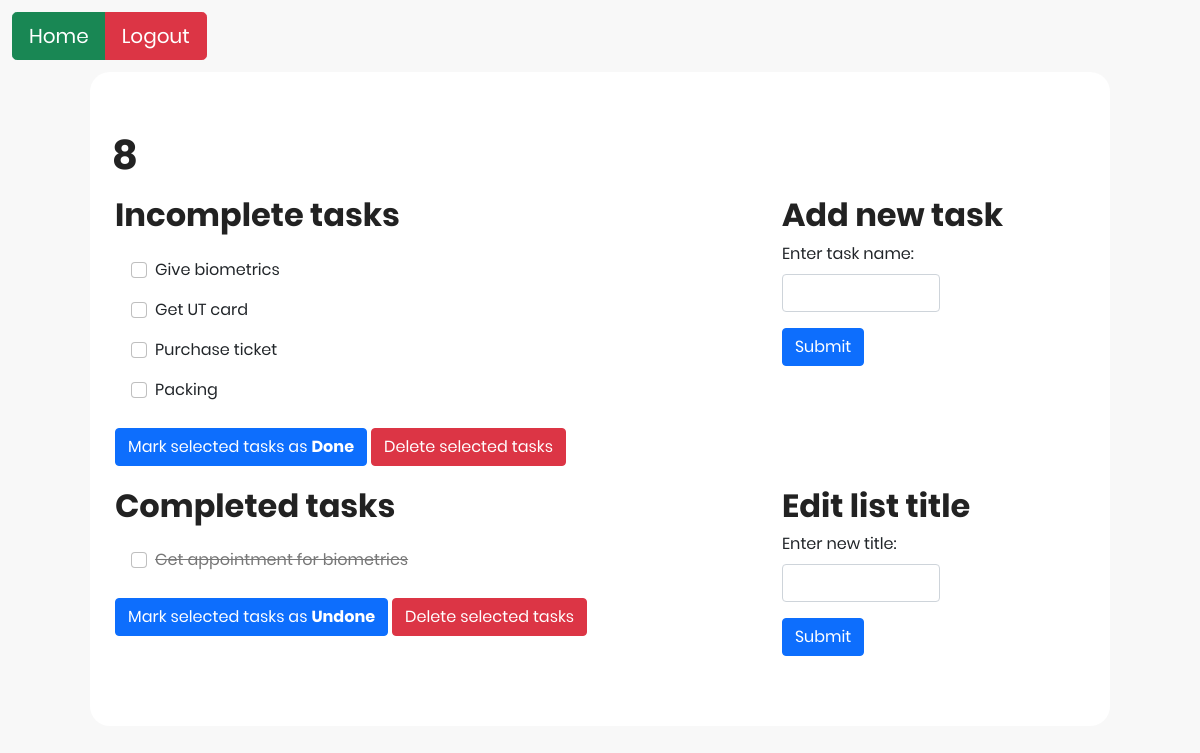
The page /display_list/8/8 on the database its author committed.
### tables this page shows
CREATE TABLE Tasks (
TaskID INTEGER PRIMARY KEY AUTOINCREMENT NOT NULL,
ListID INTEGER,
TaskName VARCHAR(100),
Status BOOLEAN NOT NULL CHECK (Status IN (0, 1)),
FOREIGN KEY (ListID) REFERENCES Lists(ListID)
);

### Homework5/app.py (the view)
@app.route('/display_list/<int:list_id>/<string:list_name>')
def display_list_with_id(list_id, list_name):
    session['current_list_id'] = list_id
    session['current_list_name'] = list_name
    list_tasks = model.get_all_tasks(list_id)
    list_tasks_dict = {
        'list_id': list_id,
        'list_name': list_name,
        'list_tasks': list_tasks
    }
    return render_template('view_list.html', list_tasks_dict=list_tasks_dict)

### Homework5/app.py (called while the page is built)
@app.before_request
def before_request():
    g.user_id = None
    if 'user_id' in session:
        g.user_id = session['user_id']

### Homework5/data_model.py (called while the page is built)
    def retrieve_data_multiple(self, sql_command):
        self.cursor.execute(sql_command)
        results = self.cursor.fetchall()
        return results

    def get_all_tasks(self, list_id):
        query = '''
            SELECT TaskID, TaskName, Status FROM Tasks
            WHERE ListID = '{}';
        '''.format(list_id)
        results = self.retrieve_data_multiple(query)
        return results

### Homework5/templates/view_list.html (shortened to what this page needs)
{% extends "main_structure.html" %}
{% block head %}
    <link rel="stylesheet" href="/static/css/style.css">
{% endblock %}
{% block body %}
<body>
    <div class="container btn-top-left btn-home-logout">
        <form action="/list_view_panel" method="post">
            <div class="btn-group" role="group" aria-label="Basic outlined example">
                <button class="btn btn-success btn-lg" type="submit" name="action" value="home">Home</button>
                <button class="btn btn-danger btn-lg" type="submit" name="action" value="logout">Logout</button>
            </div>
        </form>
    </div>
    <div class="main">
        <div class="container-fluid">
            <div class="header-container">
                <h1>{{ list_tasks_dict['list_name'] }}</h1>
            </div>
        </div>
        <div class="container-fluid">
            <div class="row">
                <div class="col-md-8">
                    <div class="tasks-view-container">
                        <h2>Incomplete tasks</h2>
                        <form action="/check_items" method="post">
                            {% for task in list_tasks_dict['list_tasks'] %}
                            {% if task[2] == 0 %}
                            <div class="form-check lists-view">
                                <input class="form-check-input" type="checkbox" value="{{ task[0] }}" id="{{ task[1] }}" name="task_id">
                                <label class="form-check-label" for="{{ task[1] }}">
                                {{ task[1] }}
                                </label>
                            </div>
                            {% endif %}
                            {% endfor %}
                            <br>
                            <button class="btn btn-primary" name="action" type="submit" value="Check">Mark selected tasks as <b>Done</b></button>
                            <button class="btn btn-danger" name="action" type="submit" value="Delete">Delete selected tasks</button>
                        </form>
                    </div>
                </div>
                <div class="col">
                        <h2>Add new task</h2>
                        <form action="/add_new_task" method="post">
                            <div class="mb-3">
                                <label for="task_name" class="form-label">Enter task name:</label>
                                <input type="text" class="form-control new-task" id="task_name" name="task_name" required>
                            </div>
                            <button type="submit" class="btn btn-primary">Submit</button>
                        </form>
                </div>
            </div>
            <div class="row">
                <div class="col-md-8">
                    <div class="tasks-view-container">
                        <h2>Completed tasks</h2>
                        <form action="/uncheck_items" method="post">
                            {% for task in list_tasks_dict['list_tasks'] %}
                            {% if task[2] == 1 %}
                            <div class="form-check lists-view">
                                <input class="form-check-input" type="checkbox" value="{{ task[0] }}" id="{{ task[1] }}" name="task_id">
                                <label class="form-check-label task-complete" for="{{ task[1] }}">
                                  {{ task[1] }}
                                </label>
                            </div>
                            {% endif %}
                            {% endfor %}
                            <br>
                            <button class="btn btn-primary" name="action" type="submit" value="Check">Mark selected tasks as <b>Undone</b></button>
                            <button class="btn btn-danger" name="action" type="submit" value="Delete">Delete selected tasks</button>
                        </form>
                    </div>
                </div>
                <div class="col">
                    <h2>Edit list title</h2>
                        <form action="/edit_list" method="post">
                            <div class="mb-3">
                                <label for="updated_list_name" class="form-label">Enter new title:</label>
                                <input type="text" class="form-control new-task" id="updated_list_name" name="updated_list_name" required>
                            </div>
                            <button type="submit" class="btn btn-primary">Submit</button>
                    </form>
                </div>
            </div>
        </div>
    </div>
</body>
{% endblock %}

### Homework5/static/css/style.css (style rules this page uses)
body { background: #f8f8f8; font-family: Poppins; }
h1, h2 { line-height: 1.66; margin: 0; padding: 0; font-weight: bold; color: #222; font-family: Poppins; }
.main { padding: 70px 0; width: 85%; background: #fff; margin: 0 auto; border-radius: 20px; }
.header-container { margin-left: 1%; margin-top: -2%; }
.tasks-view-container { margin-left: 2%; margin-bottom: 2%; }
.lists-view { margin-top: 1em; margin-left: 1em; }
.new-task { width: 50%; }
.btn-top-left { margin-bottom: 1%; margin-top: 1%; }
.btn-home-logout { padding-right: 99%; }
.task-complete { color: #777; text-decoration: line-through; }

### rows shown on the page
Tasks: TaskName "Give biometrics"
Tasks: TaskName "Get UT card"
Tasks: TaskName "Purchase ticket"
Tasks: TaskName "Packing"
Tasks: TaskName "Get appointment for biometrics"

### other values the page prints
{{ list_tasks_dict['list_name'] }} "8"
